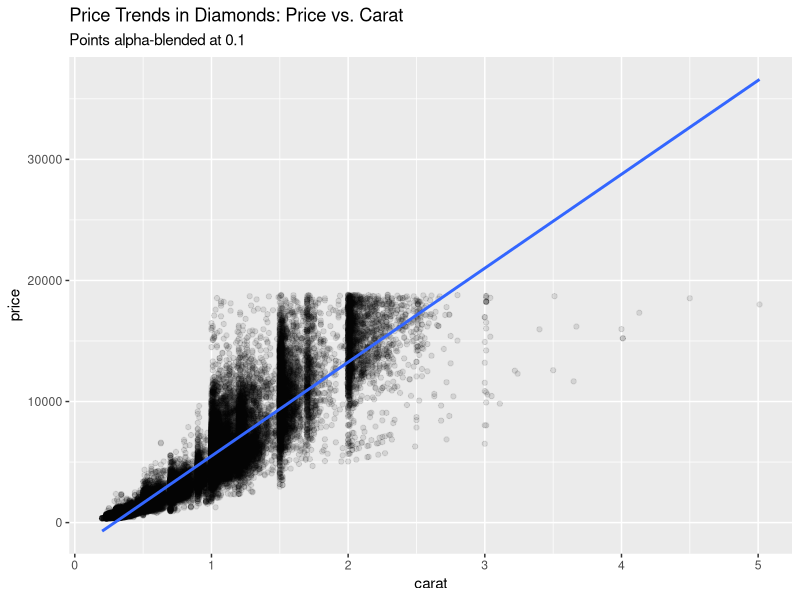
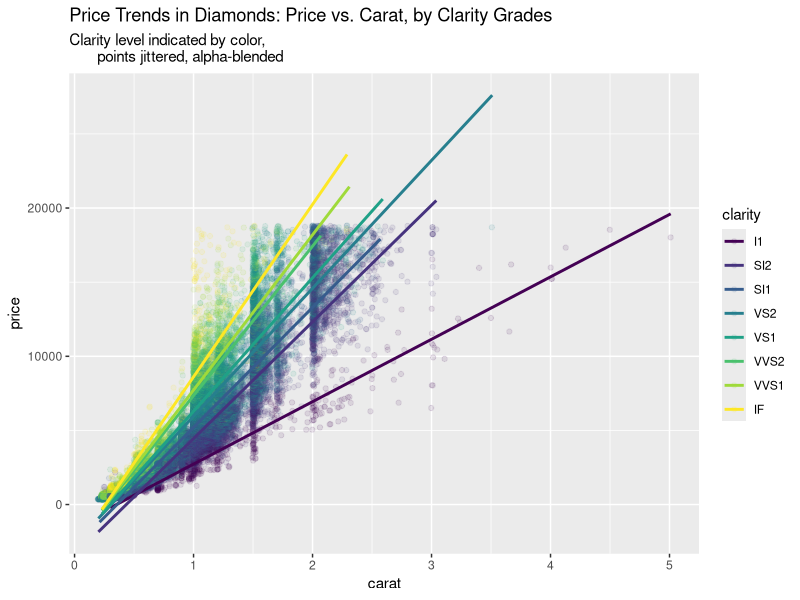
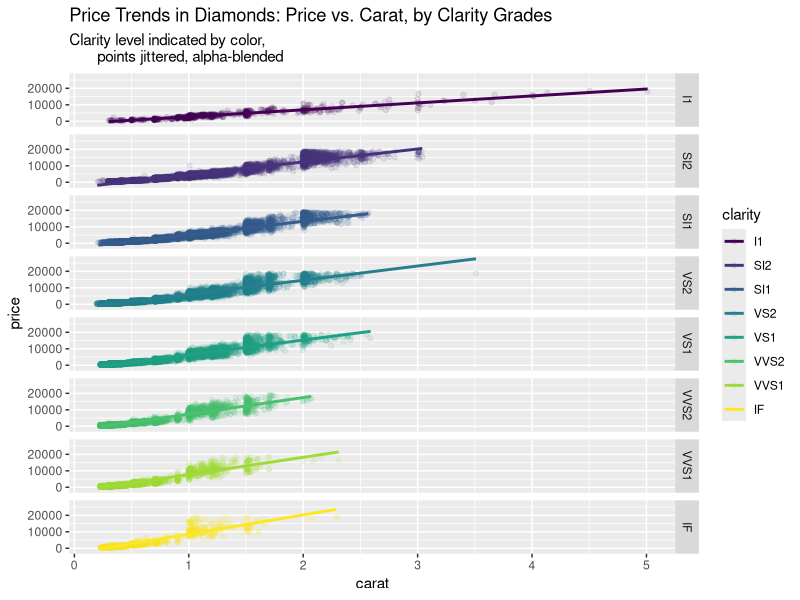

The R script that drew these images, in order:
# Data Analysis Essentials
# Lesson 2 - Scatterplots
# Date: 9/26/2019

# Load Packages ----------------------------------------------------------------
library(tidyverse)

# Data processing --------------------------------------------------------------
# Rename columns x, y, and z.  Save in a new dataframe:  df_diamonds
df_diamonds<-diamonds %>% 
  rename(mm_length = x, mm_width = y, mm_depth = z) %>%
  select(-c(cut, color, table))

# View the new dataframe
glimpse(df_diamonds)

# Chart 1: Diamond Price vs. Carat ---------------------------------------------
# This scatterplot shows the price of diamonds as compared to their weight in 
# carats. Note the banding at the whole and half carat (and to a smaller degree 
# at what may be the quarter carat).

ggplot(data = df_diamonds, mapping = aes(x = carat, y = price)) + 
  geom_point(alpha = 0.1) +
  geom_smooth(method = lm, se = FALSE) +
  labs(title = "Price Trends in Diamonds: Price vs. Carat",
       subtitle = "Points alpha-blended at 0.1")

# Chart 2: Diamond Price vs. Carat, By Clarity Grade ---------------------------
# This scatterplot shows the price of diamonds as compared to their weight in 
# carats, by clarity grade. The clarity grade is indicated by color.

ggplot(data = df_diamonds, 
       mapping = aes(x = carat, y = price, color = clarity)) + 
  geom_jitter(alpha = 0.1) +
  geom_smooth(method = lm, se = FALSE) +
  labs(title = "Price Trends in Diamonds: Price vs. Carat, by Clarity Grades",
       subtitle = "Clarity level indicated by color, 
       points jittered, alpha-blended")

# Chart 3: Diamond Price vs. Carat, (Facets by Clarity) 
# This set of scatterplots scatterplot shows the price of diamonds as compared 
# to their weight in carats, by clarity grade. Each clarity grade is shown in a 
# separate scatterplot, and in a different color.

ggplot(data = df_diamonds, 
       mapping = aes(x = carat, y = price, color = clarity)) + 
  geom_jitter(alpha = 0.1) +
  geom_smooth(method = lm, se = FALSE) +
  facet_grid(clarity ~ .) +
  labs(title = "Price Trends in Diamonds: Price vs. Carat, by Clarity Grades",
       subtitle = "Clarity level indicated by color, 
       points jittered, alpha-blended")

# Analysis and Conclusions -----------------------------------------------------

# The first scatter plot shows the price of diamonds as compared to their weight 
# in carats. Banding is clearly visible at the whole and half carat levels (and 
# to a smaller degree atapproximately the quarter carat). This may indicate 
# that reported weights may have been rounded for data entry. Alternately, it 
# could indicate that jewelers have diamonds cut to specific weights. Given the 
# increased variation in diamond price at the bands, I belive rounding is more 
# likely.

# The second scatterplot disaggregates the dataset by clarity grade. Note that 
# the trendlines are steepest at the highest clarity grades (IF/Flawless, VVS1 
# and VVS2/Very Very Slightly Included) than at lower grades (I1/Included)(This 
# dataset does not include observations of diamonds at the I2 or I3 grades). 
# This indicates that a diamond's size may have a greater impact on its price
# at higher clarity grades. It also appears that among diamonds with the 
# highest clarity grades, a greater proportion are of lower weight. However, it
# is difficult to tell if this is due to overplotting.

# The second scatterplot disaggregates the dataset by clarity grade, and 
# displays a separaate plot for each grade. It does appear that there is a 
# relationship between the clarity grade of diamonds and the proportion at 
# higher or lower weights. At higher clarity grades, a greater proportion are 
# of lower weight. As the clarity grade decreases, the number of observations at
# higher weights appears to increase. More analysis is necessary to confirm and 
# quantify this relationship and propose explanations.